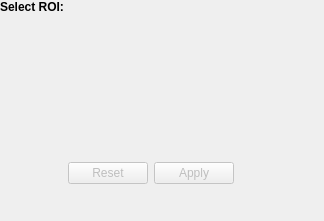
<?xml version="1.0" encoding="UTF-8"?>
<ui version="4.0">
 <class>ROIDockUI</class>
 <widget class="QDockWidget" name="ROIDockUI">
  <property name="geometry">
   <rect>
    <x>0</x>
    <y>0</y>
    <width>324</width>
    <height>221</height>
   </rect>
  </property>
  <property name="sizePolicy">
   <sizepolicy hsizetype="Expanding" vsizetype="Expanding">
    <horstretch>0</horstretch>
    <verstretch>0</verstretch>
   </sizepolicy>
  </property>
  <property name="windowTitle">
   <string>Region of Interest</string>
  </property>
  <widget class="QWidget" name="dockWidgetContents">
   <widget class="QLabel" name="roiTitle">
    <property name="geometry">
     <rect>
      <x>0</x>
      <y>0</y>
      <width>460</width>
      <height>14</height>
     </rect>
    </property>
    <property name="sizePolicy">
     <sizepolicy hsizetype="Preferred" vsizetype="Preferred">
      <horstretch>0</horstretch>
      <verstretch>0</verstretch>
     </sizepolicy>
    </property>
    <property name="text">
     <string>&lt;b&gt;Select ROI:&lt;/b&gt;</string>
    </property>
    <property name="textFormat">
     <enum>Qt::RichText</enum>
    </property>
   </widget>
   <widget class="ROIView" name="roiView" native="true">
    <property name="geometry">
     <rect>
      <x>0</x>
      <y>20</y>
      <width>460</width>
      <height>85</height>
     </rect>
    </property>
    <property name="sizePolicy">
     <sizepolicy hsizetype="Expanding" vsizetype="Expanding">
      <horstretch>0</horstretch>
      <verstretch>0</verstretch>
     </sizepolicy>
    </property>
   </widget>
   <widget class="QDialogButtonBox" name="roiButtons">
    <property name="enabled">
     <bool>false</bool>
    </property>
    <property name="geometry">
     <rect>
      <x>20</x>
      <y>160</y>
      <width>261</width>
      <height>27</height>
     </rect>
    </property>
    <property name="standardButtons">
     <set>QDialogButtonBox::Apply|QDialogButtonBox::Reset</set>
    </property>
    <property name="centerButtons">
     <bool>true</bool>
    </property>
   </widget>
  </widget>
 </widget>
 <customwidgets>
  <customwidget>
   <class>ROIView</class>
   <extends>QWidget</extends>
   <header>roiview.h</header>
  </customwidget>
 </customwidgets>
 <resources/>
 <connections/>
</ui>
